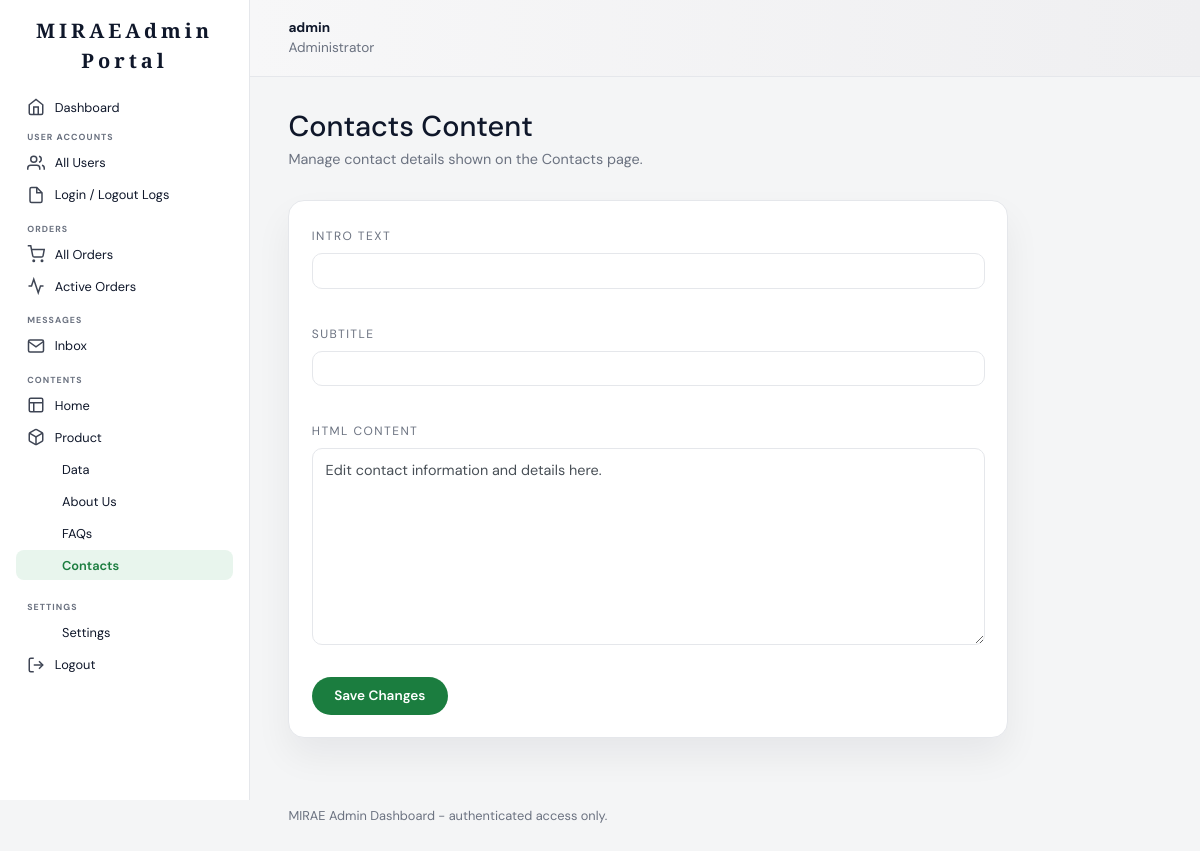
Before: /admin/content/contacts.php (signed in) with the older database file.
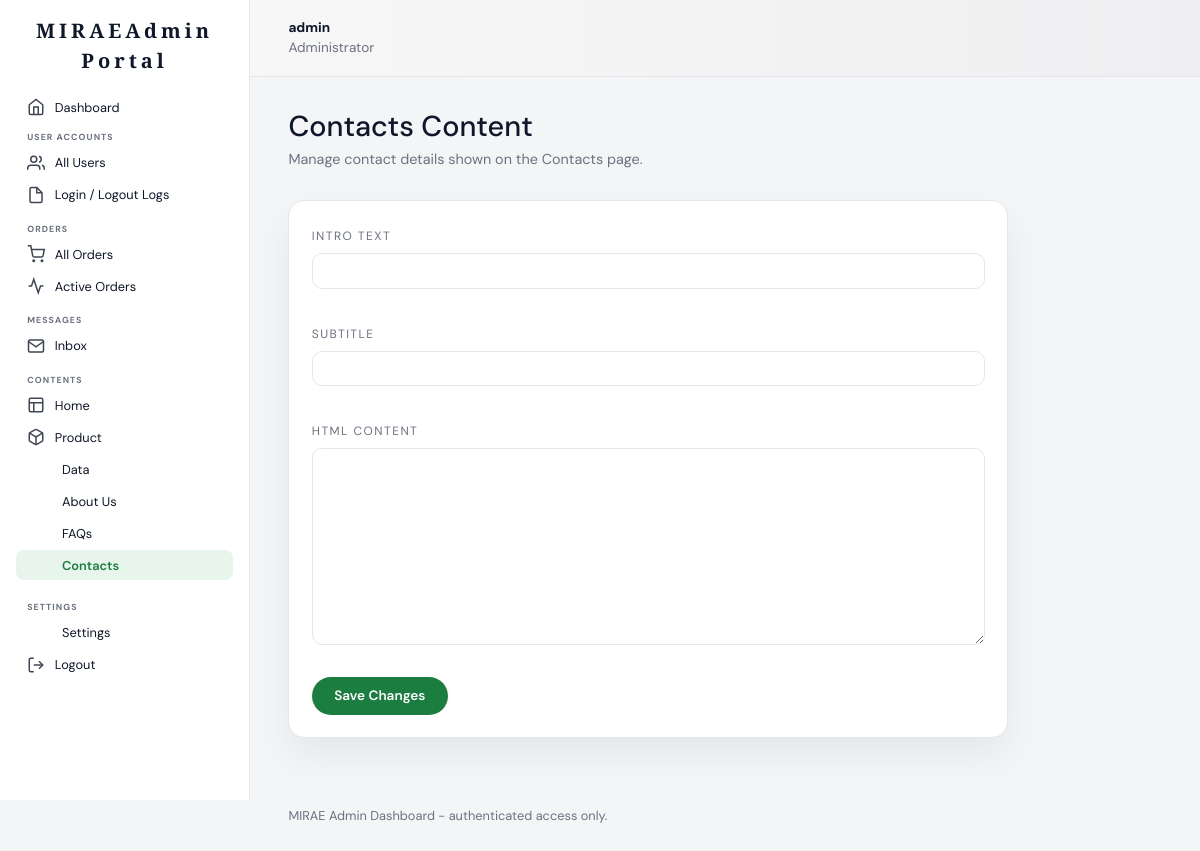
After: the same page with the newer database file.
### tables this page shows
CREATE TABLE `content_pages` (
  `id` int(11) NOT NULL AUTO_INCREMENT,
  `page_key` varchar(100) NOT NULL,
  `page_name` varchar(100) NOT NULL,
  `content` longtext DEFAULT NULL,
  `updated_at` timestamp NOT NULL DEFAULT current_timestamp() ON UPDATE current_timestamp(),
  PRIMARY KEY (`id`),
  UNIQUE KEY `page_key` (`page_key`)
);

### admin/content/contacts.php (the view, shortened to what this page needs)
<?php
require_once __DIR__ . '/../../config/db.php';
$pageDbKey = 'contacts';
$introValue = '';
$subtitleValue = '';
$htmlValue = '';
$stmt = $conn->prepare("SELECT content FROM content_pages WHERE page_key = ? LIMIT 1");
$stmt->bind_param('s', $pageDbKey);
$stmt->execute();
$result = $stmt->get_result();
$rawContent = '';
if ($row = $result->fetch_assoc()) {
    $rawContent = $row['content'] ?? '';
}
if ($rawContent !== '') {
    $decoded = json_decode($rawContent, true);
    if (is_array($decoded)) {
        $introValue = $decoded['intro'] ?? '';
        $subtitleValue = $decoded['subtitle'] ?? '';
        $htmlValue = $decoded['html'] ?? '';
    } else {
        $htmlValue = $rawContent;
    }
}
include __DIR__ . '/../includes/header.php';
include __DIR__ . '/../includes/sidebar.php';
?>
<main class="admin-content">
    <div class="page-header">
        <h1>Contacts Content</h1>
        <p>Manage contact details shown on the Contacts page.</p>
    </div>
    <form class="form-card" action="contacts.php" method="post">
        <div class="form-group">
            <label for="contacts-intro">Intro Text</label>
            <input id="contacts-intro" name="intro" type="text" class="form-control" value="<?php echo htmlspecialchars($introValue); ?>" />
        </div>
        <div class="form-group">
            <label for="contacts-subtitle">Subtitle</label>
            <input id="contacts-subtitle" name="subtitle" type="text" class="form-control" value="<?php echo htmlspecialchars($subtitleValue); ?>" />
        </div>
        <div class="form-group">
            <label for="contacts-html">HTML Content</label>
            <textarea id="contacts-html" name="html" class="form-control" rows="8"><?php echo htmlspecialchars($htmlValue); ?></textarea>
        </div>
        <button type="submit" class="btn btn-primary">Save Changes</button>
    </form>
</main>
<?php include __DIR__ . '/../includes/footer.php'; ?>

Changed rows visible on the page:
no longer on this page (row edited): content_pages: html "Edit contact information and details here."
